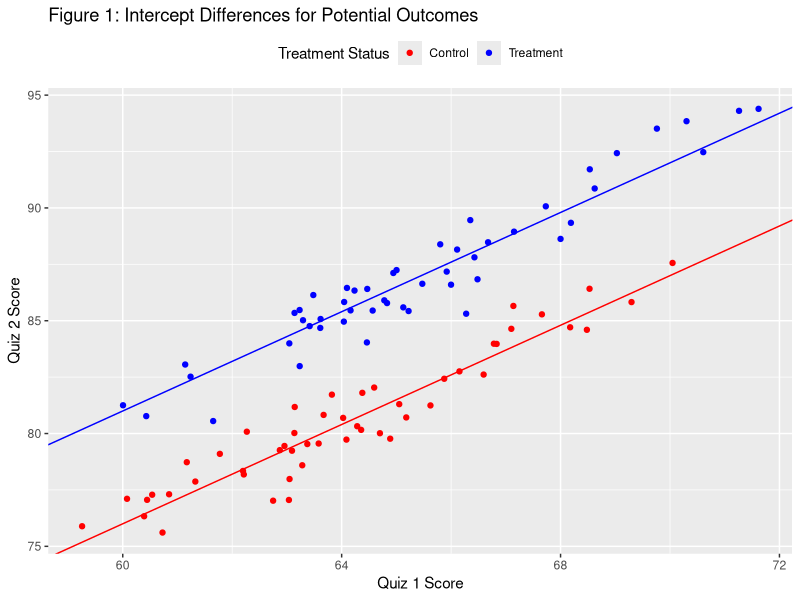

The R script that drew this image:
## ---- chunk 1
library(tidyverse)
set.seed(1)
## ---- chunk 2
delta <- 5
## ---- chunk 3
N <- 100
## ---- chunk 4
mu <- 65
sd <- 3
## ---- chunk 5
beta0 <- 10
beta1 <- 1.1
mu1 <- 0
sd1 <- 1
## ---- chunk 6
# I am randomly assigning half the students to each group,
# so rather than assigning treatment with probability 0.5, 
# I ensure the even split when sampling.
treatment <- sample(rep(c(0, 1), each = N/2))

# Let's draw the quiz 1 values from the normal distribution
quiz1 <- rnorm(N, mean = mu, sd = sd)

# Draw the error terms from the normal distribution
u0 <- rnorm(N, mean = mu1, sd = sd1)
u1 <- rnorm(N, mean = mu1, sd = sd1)

# Now create the potential outcome values
y0 = beta0 + beta1*quiz1 + u0
y1 = beta0 + beta1*quiz1 + delta + u1

# Turn these values into a dataframe
d <- data.frame(student = 1:N,
                treatment = treatment,
                quiz1 = quiz1,
                y0 = y0,
                y1 = y1)

# Create a column for the realized outcome
d <- d |> 
  mutate(quiz2 = ifelse(treatment == 1, y1, y0))
## ---- chunk 7
p <- ggplot(data = d, 
            aes(x = quiz1,
                y = quiz2,
                color = factor(treatment))) +
  geom_point() + 
  geom_abline(intercept = beta0, slope = beta1, color = "red") +
  geom_abline(intercept = beta0 + delta, slope = beta1, color = "blue") +
  labs(title = "Figure 1: Intercept Differences for Potential Outcomes",
       x = "Quiz 1 Score",
       y = "Quiz 2 Score") +
  scale_color_manual(values = c("red", "blue"),
                     labels = c("Control", "Treatment"),
                     name = "Treatment Status") +
  theme(legend.position = "top")
p
## ---- chunk 8
# Because we randomly assigned half the class to each
# treatment status, we know the proportion of each group
# is 0.5.
SATE <- d |> 
  group_by(treatment) |> 
  summarize(e_y0 = mean(y0),
            e_y1 = mean(y1)) |> 
  mutate(CATE = e_y1 - e_y0) |> 
  summarise(SATE = sum(0.5 * CATE))

# Extract from dataframe
SATE <- SATE |> pull(SATE)

# Compare to the population ATE
print(paste0("SATE = ", SATE))
print(paste0("Difference between the SATE and the PATE:", SATE - delta))
